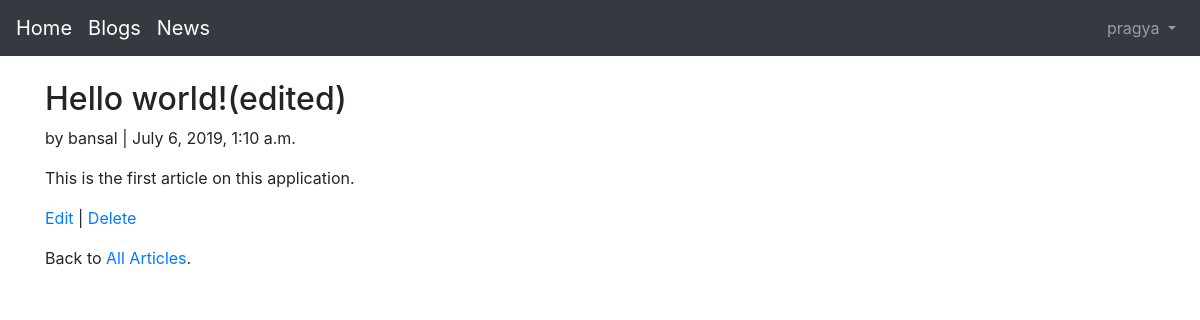
Screenshot of /articles/1/ (signed in) with the database file from the repository.
### users/models.py (models this page shows)
class CustomUser(AbstractUser):
    age = models.PositiveIntegerField(null=True, blank=True)

### articles/models.py (models this page shows, shortened)
class Article(models.Model):
    title = models.CharField(max_length=255)
    body = models.TextField()
    date = models.DateTimeField(auto_now_add=True)
    author = models.ForeignKey(
        get_user_model(),
        on_delete=models.CASCADE,
        )

### articles/views.py (the view)
# urls.py: path('<int:pk>/', ArticleDetailView.as_view(), name='article_detail'),
class ArticleDetailView(LoginRequiredMixin, DetailView):
    model = Article
    template_name = 'article_detail.html'

### templates/article_detail.html
{% extends 'base.html' %}
{% block content %}
<div class="article-entry">
	<h2>{{ object.title }}</h2>
		<p>by {{ object.author }} | {{ object.date }}</p>
		<p>{{ object.body }}</p>
	</div>
	<p><a href="{% url 'article_edit' article.pk %}">Edit</a> |
	   <a href="{% url 'article_delete' article.pk %}">Delete</a></p>
	<p>Back to <a href="{% url 'article_list' %}">All Articles</a>.</p>
{% endblock content %}

### templates/base.html (shortened to what this page needs)
<!doctype html>
<html lang="en">
  <head>
    <link rel="stylesheet" href="https://stackpath.bootstrapcdn.com/bootstrap/4.1.3/css/bootstrap.min.css">
  </head>
  <body>
    <nav class="navbar navbar-expand-md navbar-dark bg-dark mb-4">
    	<a class="navbar-brand" href="{% url 'home' %}">Home</a>
    	<a class="navbar-brand" href="{% url 'home' %}">Blogs</a>
		<a class="navbar-brand" href="{% url 'article_list' %}">News</a>
		<div class="collapse navbar-collapse" id="navbarCollapse">
			{% if user.is_authenticated %}
				<ul class="navbar-nav ml-auto">
					<li class="nav-item">
						<a class="nav-link dropdown-toggle" href="#" id="userMenu" data-toggle="dropdown" aria-haspopup="true" aria-expanded="false">
							{{ user.username }}
						</a>
					</li>
				</ul>
			{% else %}
				<form class="form-inline ml-auto">
					<a href="{% url 'login' %}" class="btn btn-primary ml-2">Log In</a>
					<a href="{% url 'signup' %}" class="btn btn-primary ml-2">Sign up</a>
				</form>
			{% endif %}
		</div>
	</nav>
	<div class="container">
		{% block content %}
	{% endblock content %}
	</div>
  </body>
</html>

### rows the page displays
CustomUser: username "pragya"
Article: title "Hello world!(edited)", author "bansal", date "July 6, 2019, 1:10 a.m.", body "This is the first article on this application."
